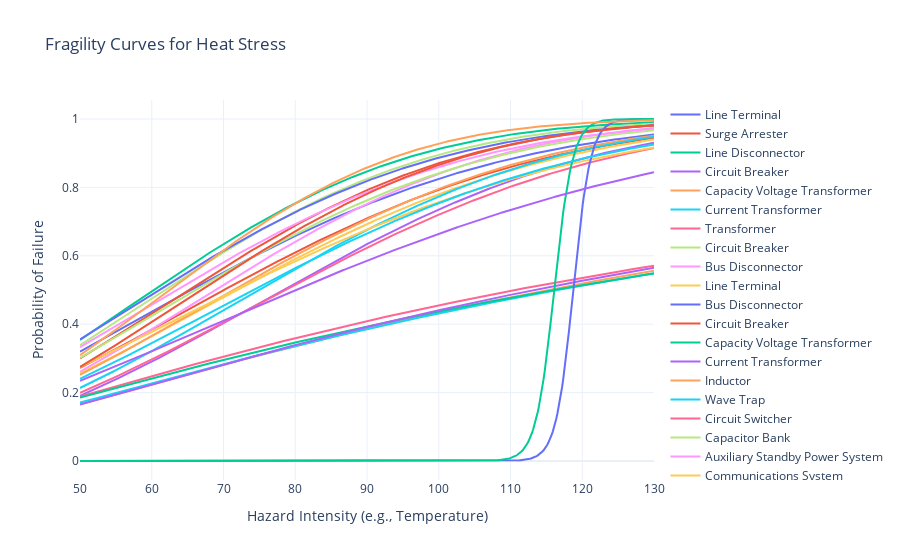

Notebook code cell kept with this figure:
### Code cell
x_vals = np.linspace(50, 130, 500)
fig = go.Figure()

for _, row in df_models.iterrows():
    label = row["label"]
    model = row["model"].lower()

    if model == "weibull":
        scale = row["scale"]
        shape = row["shape"]
        y_vals = 1 - np.exp(-(x_vals / scale)**shape)
    elif model == "lognormal":
        median = row["median"]
        sigma = row["dispersion"]
        mu = np.log(median)
        y_vals = stats.lognorm.cdf(x_vals, s=sigma, scale=np.exp(mu))
    elif model == "logistic":
        mid = row["mid_point"]
        slope = row["slope"]
        y_vals = 1 / (1 + np.exp(-slope * (x_vals - mid)))
    else:
        continue  # unknown model type

    fig.add_trace(go.Scatter(
        x=x_vals, y=y_vals, mode="lines", name=label
    ))

fig.update_layout(
    title="Fragility Curves for Heat Stress",
    xaxis_title="Hazard Intensity (e.g., Temperature)",
    yaxis_title="Probability of Failure",
    template="plotly_white"
)
fig.show()

### Figure 1 — Plotly figure (JSON) as saved in the notebook; plotly's stock layout.template omitted (floating-point values rounded to 4 significant figures; data arrays with more than 128 entries replaced by an {"elided": "..."} marker saying what was removed)
{"data": [{"mode": "lines", "name": "Line Terminal", "type": "scatter", "x": {"elided": "500 float values"}, "y": {"elided": "500 float values"}}, {"mode": "lines", "name": "Surge Arrester", "type": "scatter", "x": {"elided": "500 float values"}, "y": {"elided": "500 float values"}}, {"mode": "lines", "name": "Line Disconnector", "type": "scatter", "x": {"elided": "500 float values"}, "y": {"elided": "500 float values"}}, {"mode": "lines", "name": "Circuit Breaker", "type": "scatter", "x": {"elided": "500 float values"}, "y": {"elided": "500 float values"}}, {"mode": "lines", "name": "Capacity Voltage Transformer", "type": "scatter", "x": {"elided": "500 float values"}, "y": {"elided": "500 float values"}}, {"mode": "lines", "name": "Current Transformer", "type": "scatter", "x": {"elided": "500 float values"}, "y": {"elided": "500 float values"}}, {"mode": "lines", "name": "Transformer", "type": "scatter", "x": {"elided": "500 float values"}, "y": {"elided": "500 float values"}}, {"mode": "lines", "name": "Circuit Breaker", "type": "scatter", "x": {"elided": "500 float values"}, "y": {"elided": "500 float values"}}, {"mode": "lines", "name": "Bus Disconnector", "type": "scatter", "x": {"elided": "500 float values"}, "y": {"elided": "500 float values"}}, {"mode": "lines", "name": "Line Terminal", "type": "scatter", "x": {"elided": "500 float values"}, "y": {"elided": "500 float values"}}, {"mode": "lines", "name": "Bus Disconnector", "type": "scatter", "x": {"elided": "500 float values"}, "y": {"elided": "500 float values"}}, {"mode": "lines", "name": "Circuit Breaker", "type": "scatter", "x": {"elided": "500 float values"}, "y": {"elided": "500 float values"}}, {"mode": "lines", "name": "Capacity Voltage Transformer", "type": "scatter", "x": {"elided": "500 float values"}, "y": {"elided": "500 float values"}}, {"mode": "lines", "name": "Current Transformer", "type": "scatter", "x": {"elided": "500 float values"}, "y": {"elided": "500 float values"}}, {"mode": "lines", "name": "Inductor", "type": "scatter", "x": {"elided": "500 float values"}, "y": {"elided": "500 float values"}}, {"mode": "lines", "name": "Wave Trap", "type": "scatter", "x": {"elided": "500 float values"}, "y": {"elided": "500 float values"}}, {"mode": "lines", "name": "Circuit Switcher", "type": "scatter", "x": {"elided": "500 float values"}, "y": {"elided": "500 float values"}}, {"mode": "lines", "name": "Capacitor Bank", "type": "scatter", "x": {"elided": "500 float values"}, "y": {"elided": "500 float values"}}, {"mode": "lines", "name": "Auxiliary Standby Power System", "type": "scatter", "x": {"elided": "500 float values"}, "y": {"elided": "500 float values"}}, {"mode": "lines", "name": "Communications System", "type": "scatter", "x": {"elided": "500 float values"}, "y": {"elided": "500 float values"}}, {"mode": "lines", "name": "Control Cable", "type": "scatter", "x": {"elided": "500 float values"}, "y": {"elided": "500 float values"}}, {"mode": "lines", "name": "Lightning Arresters", "type": "scatter", "x": {"elided": "500 float values"}, "y": {"elided": "500 float values"}}, {"mode": "lines", "name": "Power Cable", "type": "scatter", "x": {"elided": "500 float values"}, "y": {"elided": "500 float values"}}, {"mode": "lines", "name": "Cooling Systems", "type": "scatter", "x": {"elided": "500 float values"}, "y": {"elided": "500 float values"}}, {"mode": "lines", "name": "Turbine", "type": "scatter", "x": {"elided": "500 float values"}, "y": {"elided": "500 float values"}}, {"mode": "lines", "name": "Rotar Assembly", "type": "scatter", "x": {"elided": "500 float values"}, "y": {"elided": "500 float values"}}], "layout": {"title": {"text": "Fragility Curves for Heat Stress"}, "xaxis": {"title": {"text": "Hazard Intensity (e.g., Temperature)"}}, "yaxis": {"title": {"text": "Probability of Failure"}}}}
